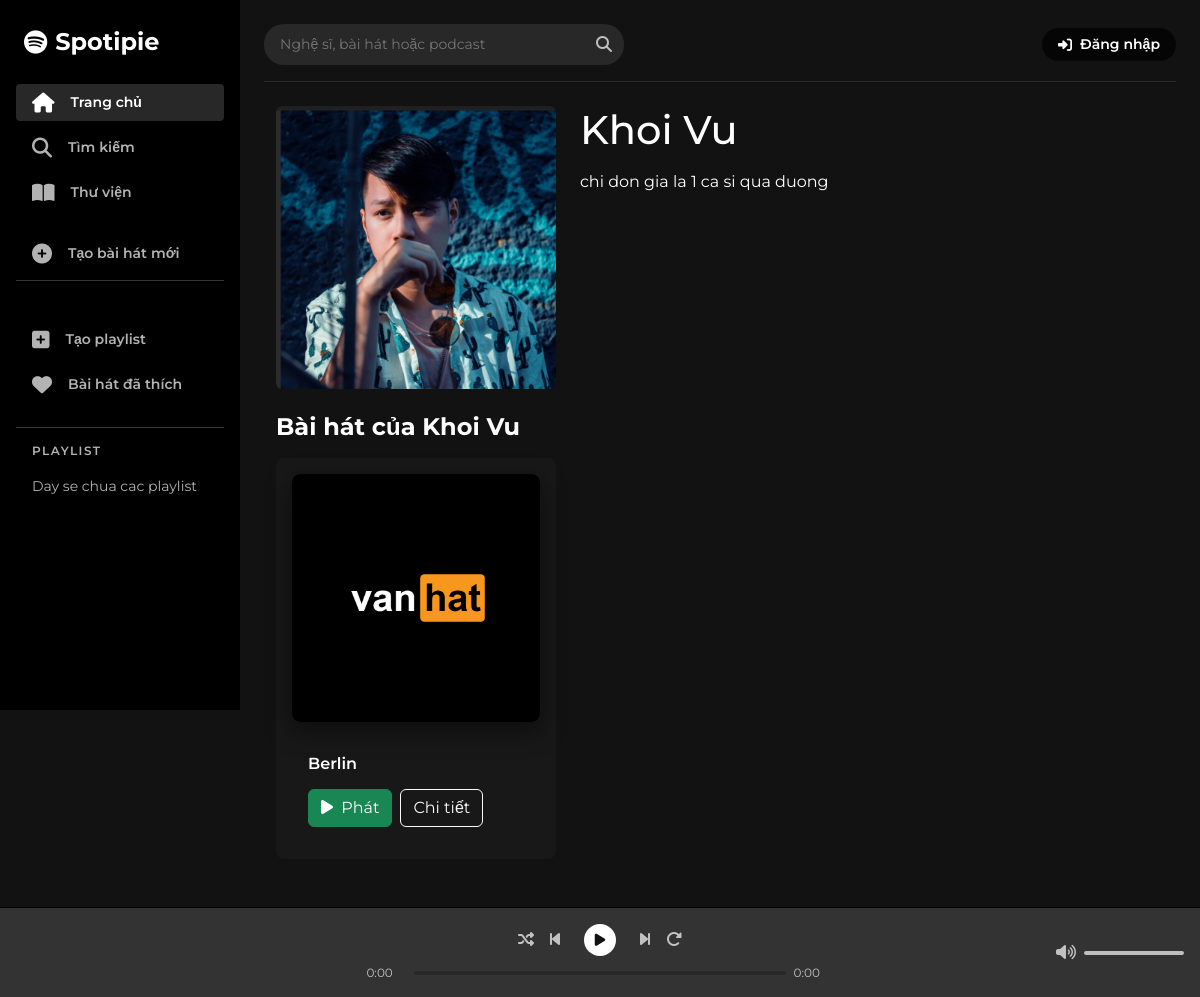
/artist/2/, run on the app's committed database.
### music_app/models.py (models this page shows, shortened)
class Artist(models.Model):
    name = models.CharField(max_length=100)
    bio = models.TextField(blank=True)
    image = models.ImageField(upload_to='artists/', blank=True, null=True)
    user = models.OneToOneField(User, on_delete=models.CASCADE, null=True, blank=True, related_name='artist_profile')

class Song(models.Model):
    title = models.CharField(max_length=100)
    artist = models.ForeignKey(Artist, on_delete=models.CASCADE, related_name='songs')
    audio_file = models.FileField(upload_to='songs/')
    cover_image = models.ImageField(upload_to='covers/', blank=True, null=True)
    created_at = models.DateTimeField(auto_now_add=True)
    genre = models.ForeignKey(Genre, on_delete=models.SET_NULL, null=True, blank=True, related_name='songs')

### music_app/views.py (the view)
# urls.py: path('artist/<int:pk>/', views.artist_detail, name='artist_detail'),
def artist_detail(request, pk):
    artist = Artist.objects.get(pk=pk)
    songs = artist.songs.all()
    return render(request, 'music_app/artist_detail.html', {
        'artist': artist,
        'songs': songs
    })

### templates/music_app/artist_detail.html (shortened to what this page needs)
{% extends 'music_app/base.html' %}
{% block content %}
<div class="container">
    <div class="row mb-4">
        <div class="col-md-4">
            {% if artist.image %}
                <img src="{{ artist.image.url }}" class="img-fluid rounded" alt="{{ artist.name }}">
            {% else %}
                <div class="bg-dark text-white text-center p-5 rounded d-flex align-items-center justify-content-center" style="height: 300px;">
                    <i class="fas fa-user fa-5x"></i>
                </div>
            {% endif %}
        </div>
        <div class="col-md-8">
            <h1 class="mb-3">{{ artist.name }}</h1>
            <p class="lead">{{ artist.bio|linebreaks|default:"Chưa có thông tin giới thiệu." }}</p>
        </div>
    </div>
    <h2 class="section-title mb-3">Bài hát của {{ artist.name }}</h2>
    <div class="row row-cols-1 row-cols-md-3 g-4">
        {% for song in songs %}
        <div class="col mb-4">
            <div class="card h-100">
                <div class="card-img-container">
                    {% if song.cover_image %}
                        <img src="{{ song.cover_image.url }}" class="card-img-top" alt="{{ song.title }}">
                    {% else %}
                        <div class="bg-secondary text-white text-center p-5 d-flex align-items-center justify-content-center" style="height: 200px;">
                            <i class="fas fa-music fa-3x"></i>
                        </div>
                    {% endif %}
                </div>
                <div class="card-body">
                    <h5 class="card-title">{{ song.title }}</h5>
                    <div class="d-flex mt-3">
                        <button class="btn btn-success me-2 play-song"
                            data-song-url="{{ song.audio_file.url }}"
                            data-song-title="{{ song.title }}"
                            data-song-artist="{{ artist.name }}"
                            data-song-id="{{ song.id }}"
                            {% if song.cover_image %}
                            data-song-image="{{ song.cover_image.url }}"
                            {% endif %}>
                            <i class="fas fa-play me-1"></i> Phát
                        </button>
                        <a href="{% url 'song_detail' song.id %}" class="btn btn-outline-light">Chi tiết</a>
                    </div>
                </div>
            </div>
        </div>
        {% empty %}
        <div class="col-12">
            <div class="alert alert-info">
                Nghệ sĩ này chưa có bài hát nào.
            </div>
        </div>
        {% endfor %}
    </div>
</div>
{% endblock %}

### templates/music_app/base.html (style rules this page uses)
:root { --spotify-green: #1DB954; --spotify-green-hover: #1ed760; --spotify-black: #121212; --spotify-dark-gray: #181818; --spotify-light-gray: #282828; --spotify-lighter-gray: #333333; --spotify-white: #FFFFFF; --spotify-light-white: rgba(255, 255, 255, 0.7); --spotify-very-light-white: rgba(255, 255, 255, 0.5); --sidebar-width: 240px; }
.card-img-container { position: relative; }
* { margin: 0; padding: 0; box-sizing: border-box; }
body { background-color: var(--spotify-black); color: var(--spotify-white); font-family: 'Montserrat', sans-serif; padding-bottom: 90px; min-height: 100vh; overflow-x: hidden; }
.section-title { font-size: 24px; font-weight: 700; margin-bottom: 16px; color: var(--spotify-white); }
.card { background-color: var(--spotify-dark-gray); border-radius: 8px; padding: 16px; transition: all 0.3s ease; border: none; position: relative; }
.card-img-container { position: relative; margin-bottom: 16px; border-radius: 8px; overflow: hidden; box-shadow: 0 8px 24px rgba(0, 0, 0, 0.5); }
.card-img-top { width: 100%; aspect-ratio: 1/1; object-fit: cover; border-radius: 8px; transition: all 0.3s ease; }
.card-title { font-size: 16px; font-weight: 600; margin-bottom: 8px; color: var(--spotify-white); white-space: nowrap; overflow: hidden; text-overflow: ellipsis; }

### data on the page
Artist: image (picture), name "Khoi Vu", bio "chi don gia la 1 ca si qua duong"
Song: cover_image (picture), title "Berlin"
